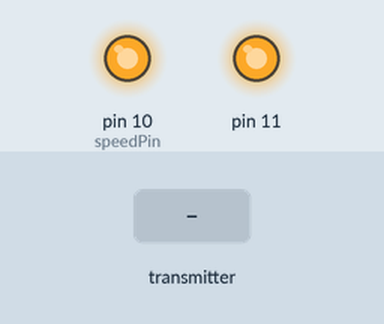
Bench run of a sketch on a simulated Arduino Uno, built with avr-gcc and run on an emulated ATmega328P. On the bench: output pins drawn as LEDs (lit = HIGH). The test bench sets the inputs (shaded band). No radio packets arrive unless stated; what the sketch prints to the serial monitor is not drawn.

Above: at 1.2 s.
1.3 s: the transmitter starts sending j1PotX = 0
2.8 s: the transmitter starts sending j1PotY = 0
Timing chart, 0 to 5.8 s (numbered marks = the images above; inputs shaded):
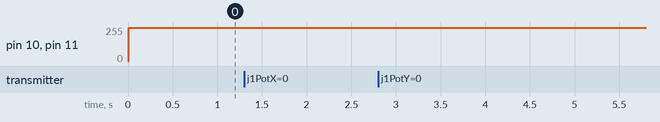

The sketch:

V1_for_adafruit.ino
```cpp
#include <SPI.h>
#include <nRF24L01.h>
#include <RF24.h>
#include <Arduino.h>

RF24 radio(9,A0);// CE, CSN

int speedPin = 10;
int mSpeed= 220;

struct Data_Package {// we can send up to 32 bytes
  byte j1PotX;
  byte j1PotY;

};

Data_Package data;
const byte address[6] = "00001";
void setup() {
  Serial.begin(9600);

 pinMode(speedPin, OUTPUT);
  pinMode(11, OUTPUT);


  radio.begin();//starting the radio
  radio.openReadingPipe(0, address);
  radio.setPALevel(RF24_PA_MAX);
  radio.startListening();
  // needed only once for printing details
  // (smaller) function that prints raw register values

  // put your setup code here, to run once:
}
void resetData() {
  // Reset the values when there is no radio connection - Set initial default values
  data.j1PotX = 0;
  data.j1PotY = 0;

}
void loop() {
  if (radio.available()) {
    Serial.println("radio Avaiable");
    radio.read(&data, sizeof(Data_Package));

    Serial.println("start");
    Serial.println(data.j1PotY);
    Serial.println(data.j1PotX);
    Serial.println("end");

  } else {
    Serial.println("not availabe");
    Serial.println(data.j1PotY);
    Serial.println(data.j1PotX);
    resetData();
  }

 analogWrite(speedPin,250);
 analogWrite(11,250);


  // put your main code here, to run repeatedly:
}
```

Measured:
- after the input at 1.3 s, every drawn part: stays the same
- after the input at 2.8 s, every drawn part: stays the same
